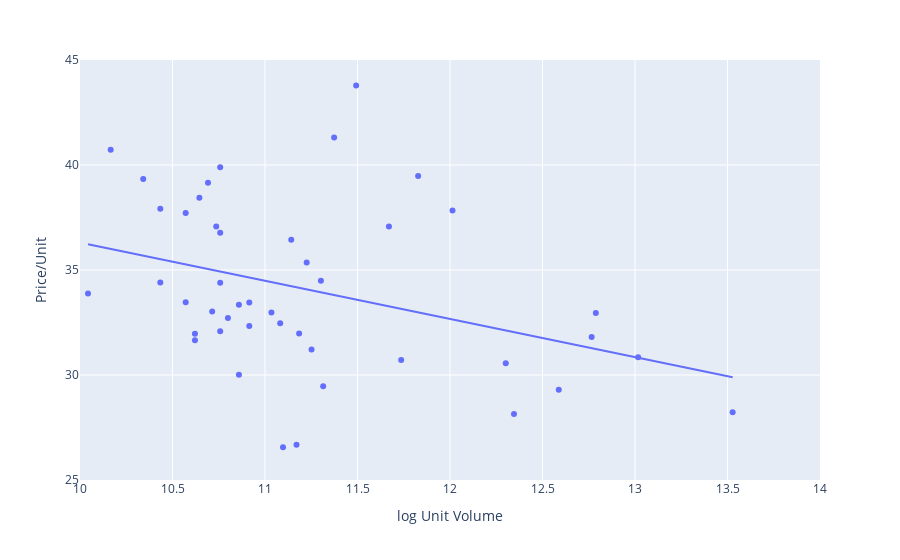

Write notebook code for a chart like this one.
### Code cell
##simple scatter plot
#fig = px.scatter(dfwhirlpool, x="log Unit Volume", y="Price/Unit")
##simple scatter plot with trendline
fig = px.scatter(dfwhirlpool, x="log Unit Volume", y="Price/Unit", trendline="ols")
##simple scatter plot with symbol (Region)
#fig = px.scatter(dfwhirlpool, x="log Unit Volume", y="Price/Unit", symbol="Region")
##simple scatter plot with symbol (Region) and multiple trendlines
#fig = px.scatter(dfwhirlpool, x="log Unit Volume", y="Price/Unit", trendline="ols", symbol="Region")
##simple scatter plot with color (Type) and symbol (Region)
#fig = px.scatter(dfwhirlpool, x="log Unit Volume", y="Price/Unit", color="Type", symbol="Region")
##simple scatter plot with color (Type) and symbol (Region) and multiple trendlines
#fig = px.scatter(dfwhirlpool, x="log Unit Volume", y="Price/Unit", trendline="ols", color="Type", symbol="Region")
fig.update_xaxes(range=[10, 14]) #Fix x-axis
fig.update_yaxes(range=[25, 45]) #Fix y-axis
fig.show()

### Figure 1 — Plotly figure (JSON) as saved in the notebook; plotly's stock layout.template omitted (floating-point values rounded to 4 significant figures)
{"data": [{"hovertemplate": "log Unit Volume=%{x}<br>Price/Unit=%{y}<extra></extra>", "legendgroup": "", "marker": {"color": "#636efa", "symbol": "circle"}, "mode": "markers", "name": "", "orientation": "v", "showlegend": false, "type": "scatter", "x": [11.3, 11.83, 10.76, 11.31, 11.1, 10.57, 11.25, 12.77, 11.37, 10.62, 12.01, 10.43, 13.53, 10.92, 10.04, 12.59, 10.76, 11.67, 10.34, 10.86, 10.69, 10.17, 11.49, 11.17, 10.65, 10.43, 12.3, 10.74, 13.02, 12.79, 11.08, 10.86, 10.76, 10.8, 12.35, 10.57, 10.92, 10.76, 11.14, 10.71, 11.18, 10.62, 11.23, 11.74, 11.03], "xaxis": "x", "y": [34.49, 39.48, 32.08, 29.47, 26.56, 37.71, 31.22, 31.81, 41.31, 31.97, 37.83, 34.41, 28.23, 33.45, 33.88, 29.3, 36.77, 37.07, 39.33, 30.01, 39.15, 40.73, 43.78, 26.68, 38.44, 37.92, 30.56, 37.07, 30.85, 32.95, 32.46, 33.34, 34.39, 32.71, 28.14, 33.46, 32.33, 39.89, 36.44, 33.02, 31.98, 31.66, 35.36, 30.72, 32.98], "yaxis": "y"}, {"hovertemplate": "<b>OLS trendline</b><br>Price/Unit = -1.82006 * log Unit Volume + 54.5095<br>R<sup>2</sup>=0.128742<br><br>log Unit Volume=%{x}<br>Price/Unit=%{y} <b>(trend)</b><extra></extra>", "legendgroup": "", "marker": {"color": "#636efa", "symbol": "circle"}, "mode": "lines", "name": "", "showlegend": false, "type": "scatter", "x": [10.04, 10.17, 10.34, 10.43, 10.43, 10.57, 10.57, 10.62, 10.62, 10.65, 10.69, 10.71, 10.74, 10.76, 10.76, 10.76, 10.76, 10.8, 10.86, 10.86, 10.92, 10.92, 11.03, 11.08, 11.1, 11.14, 11.17, 11.18, 11.23, 11.25, 11.3, 11.31, 11.37, 11.49, 11.67, 11.74, 11.83, 12.01, 12.3, 12.35, 12.59, 12.77, 12.79, 13.02, 13.53], "xaxis": "x", "y": [36.23, 36.01, 35.69, 35.52, 35.52, 35.27, 35.27, 35.18, 35.18, 35.13, 35.05, 35.01, 34.97, 34.93, 34.93, 34.93, 34.93, 34.85, 34.75, 34.75, 34.64, 34.64, 34.43, 34.34, 34.31, 34.23, 34.18, 34.15, 34.08, 34.03, 33.94, 33.92, 33.81, 33.59, 33.27, 33.15, 32.98, 32.64, 32.12, 32.04, 31.6, 31.28, 31.23, 30.82, 29.89], "yaxis": "y"}], "layout": {"legend": {"tracegroupgap": 0}, "margin": {"t": 60}, "xaxis": {"anchor": "y", "domain": [0, 1], "range": [10, 14], "title": {"text": "log Unit Volume"}}, "yaxis": {"anchor": "x", "domain": [0, 1], "range": [25, 45], "title": {"text": "Price/Unit"}}}}
